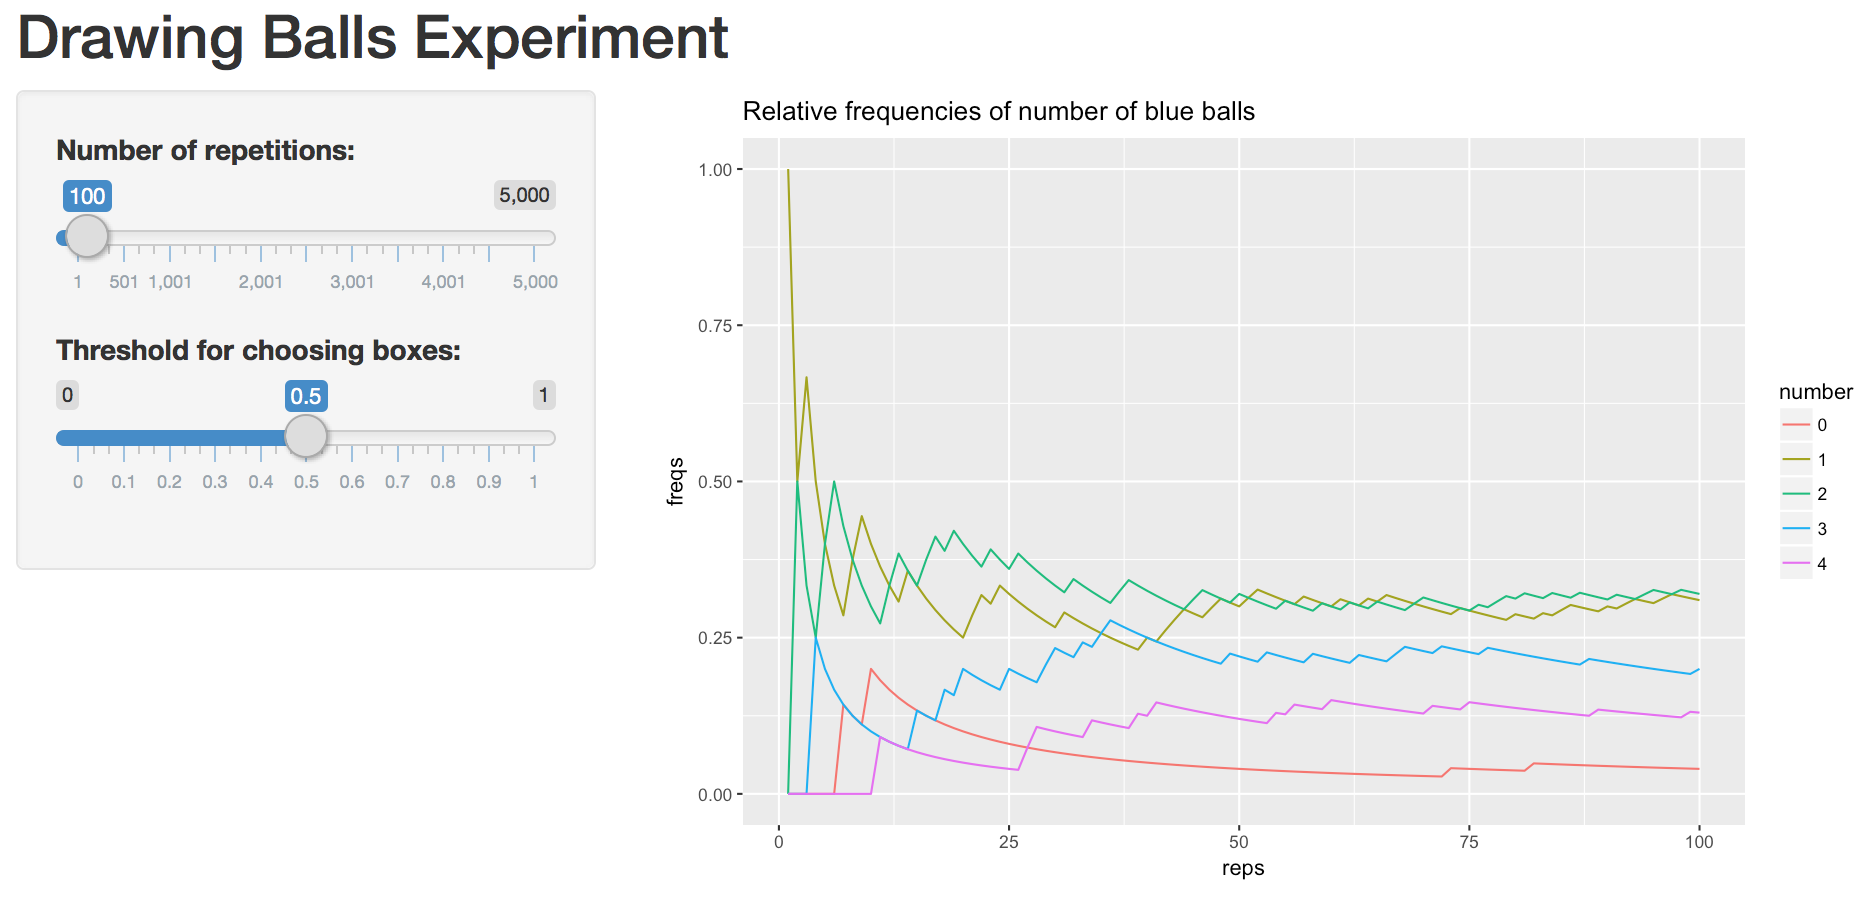

Write the R code that produced this figure.
# Lab 9, Stat 133 Fall 2017, Prof. Sanchez
# Shiny App version 2: Drawing balls from boxes
# Inputs:
#   repetitions: number of repetitions
#   threshold: threshold to selet box
#
# Outputs:
#   frequency plot of number of blue balls

library(shiny)
library(ggplot2)

# Define UI for application
ui <- fluidPage(
  
  # Application title
  titlePanel("Drawing Balls Experiment"),
  
  # Sidebar  
  sidebarLayout(
    sidebarPanel(
      sliderInput("repetitions",
                  label = "Number of repetitions:",
                  min = 1,
                  max = 5000,
                  value = 100),
      sliderInput("threshold",
                  label = "Threshold for choosing boxes:",
                  min = 0,
                  max = 1,
                  value = 0.5)
    ),
    
    # Show a plot of the relative frequencies
    mainPanel(
      plotOutput("freqs_plot")
    )
  )
)


# Define server logic required to draw the plot
server <- function(input, output) {
  
  # Fill in the spot we created for a plot
  output$freqs_plot <- renderPlot({
    # boxes as character vectors 
    box1 <- c('blue', 'blue', 'red')
    box2 <- c('blue', 'blue', 'red', 'red', 'red', 'white')
    
    size <- 4
    drawn_balls <- matrix("", input$repetitions, size)
    
    for (r in 1:input$repetitions) {
      aux <- runif(1)
      if (aux > input$threshold) {
        drawn_balls[r, ] <- sample(box1, size, replace = TRUE)
      } else {
        drawn_balls[r,] <- sample(box2, size)
      }
    }
    
    # number of blue balls in each repetition
    blue_counts <- apply(drawn_balls, 1, function(x) sum(x == 'blue'))
    
    # progression of relative frequencies
    blue_freqs <- vector(mode = "list", length = 5)
    for (num_blue in 0:4) {
      temp_freqs <- cumsum(blue_counts == num_blue) / (1:input$repetitions)
      blue_freqs[[num_blue + 1]] <- temp_freqs
    }
    
    dat <- data.frame(
      reps = rep(1:input$repetitions, 5),
      freqs = unlist(blue_freqs),
      number = factor(rep(0:4, each = input$repetitions))
    )
    
    ggplot(data = dat, aes(x = reps, y = freqs, group = number)) +
      geom_path(aes(color = number)) +
      ggtitle("Relative frequencies of number of blue balls")
  })
}


# Run the application 
shinyApp(ui = ui, server = server)
